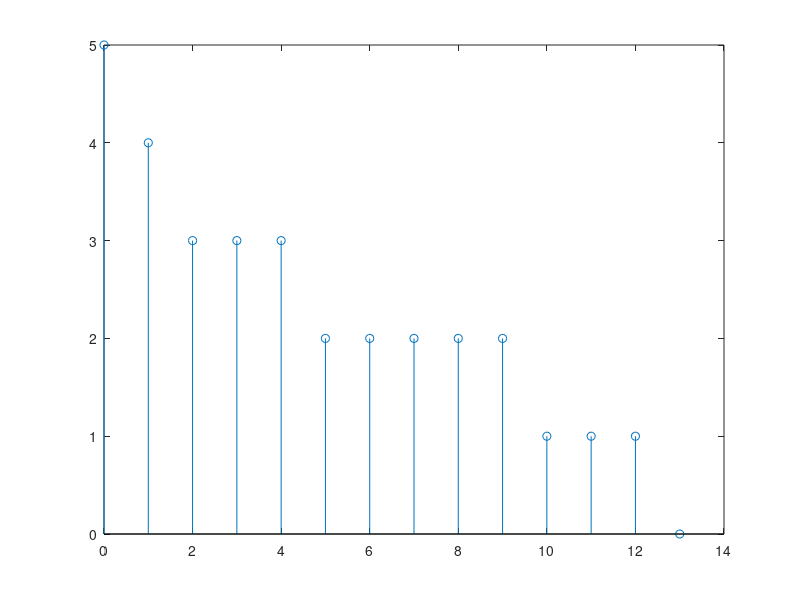

This figure's MATLAB source:
clc;
close all;
clear all;
%this code is to generate h for product code of different message bits
%eg(4,9),(9,16),(16,25);
m=9;%message bits
ib=[1 0 1 1 1 0 1 0 0];%place the info bits here which yoy want to send to reciver.
r=sqrt(m)+1;
h=zeros(r*r-(m),r*r);
r=r-1;
for i=1:r
    for j=1:r+1
        k=i-1;
        k=(r+1)*k+j;
        h(i,k)=1;
    end
end
for i=r+1:r+r+1
    for j=1:r+1
        k=j-1;
        k=(r+1)*k+i-r;
        h(i,k)=1;
    end
end
disp(h);
conter=1;
c1sum=0;
tem=r+1;
tem=tem*tem;
for i=1:r
    c1sum=0;
    for j=1:tem
        k7=(i-1)*(r+1);
        k8=(i)*(r+1);
        if(j>k7 && j<k8)
           k2=j;
           c1(k2)=ib(conter);
           c1sum=c1sum+ib(conter);
           conter=conter+1;
        elseif(j==k8)
            c1(k8)=mod(c1sum,2);
        end
    end
end
for i=r+1:r+r+1
    c1sum=0;
    for j=1:(r*(r+1))+(i-r)
        if(j==(r*(r+1))+(i-r))
            c1(j)=mod(c1sum,2);
        elseif(h(i,j)==1)
            c1sum=c1sum+c1(j);
        end
    end
end
disp(c1);
error=[0 0 3 0 0 0 7 0 0 6 3 0 0 0 5 0]%put error here put 0 if at that error in not present else put someting which is not 0 or 1
r=size(h,1);%r is the number of rows in h matrix
c=size(h,2);%c is the number of rows in h matrix
for i=1:c
    c1(i)=c1(i)+error(i);
end
disp(c1);
erasure=0;% counter for the total number of errors in code
for i=1:c
    if(c1(i)~=0 && c1(i)~=1)%here it checks how many errors does it has
        erasure=erasure+1;
    end
end
disp(erasure);%displays thetotal number of errors in the recived signal
e=0;
err(1)=erasure;
count0=1;
while(erasure>0) %here it will ittrate till all errors have not corrected;
    if(e==erasure)%here it compares the error in previous ittretion with current ittretion if number of errors are same then it will terminate the ittretion and says that this code is not decodable
        disp("This code cant be resolved as it as errors which cannot be corrected");
        success=0;% as all errors were not resolved so it will give success as zero
        break;
    end
    e=erasure;
    for j=1:r %here each row of h is accessed
        count=0; %this counter is to calculate the number of 1's occuring in that particular row after we multiply that particular row of matrix h with c1
        count1=0; %this counter indicated how many error has occured in that message after we multiply with respected row of h;
        index=0; %if the count1==1 then only we use this index means we change the number occuring at index position
        for k=1:c % here each element of jth row of h is accesed
            if(h(j,k)==1) %here if h at that particular position is one then only we need to see the code of that inded for parity else if it is 0 then that index code is not needed for that number of parity check
                if(c1(k)==1) %here it counts if c is also 1 which will we useful to check the parity
                    count=count+1;
                elseif(c1(k)==0) 
                    count=count+0;
                else 
                    count1=count1+1;%here it counts the total number of errors occured in that particular parity check
                    index = k;% it stores the index at which the error has occured it will be useful to correct the code
                end
            end
        end
        if(count1==1)%here it checks that if only one error has occured in that parity than than it will correct that error at place which we calculated in index and overwrites the code and correct the errors
            c1(index)=mod(count,2);
            erasure=erasure-1;
        end
        count0=count0+1;
        err(count0)=erasure;
        disp(erasure);%it displays the number of remaining errors in the recived signal after each cycle
        if(erasure==0)%now if all the errors are succesuflly resolved then it will terminate all ittreation and give the success value 1
            success=1;
            break;
        end
    end
end
disp("The success of code is: ");
disp(success);%here it display that code was succesfully resolved or not if its valu turn out to be 1 than it is resolved succesfully and it 0 then it is not resolved.
in=0:(count0-1);
stem(in,err);
disp(c1);